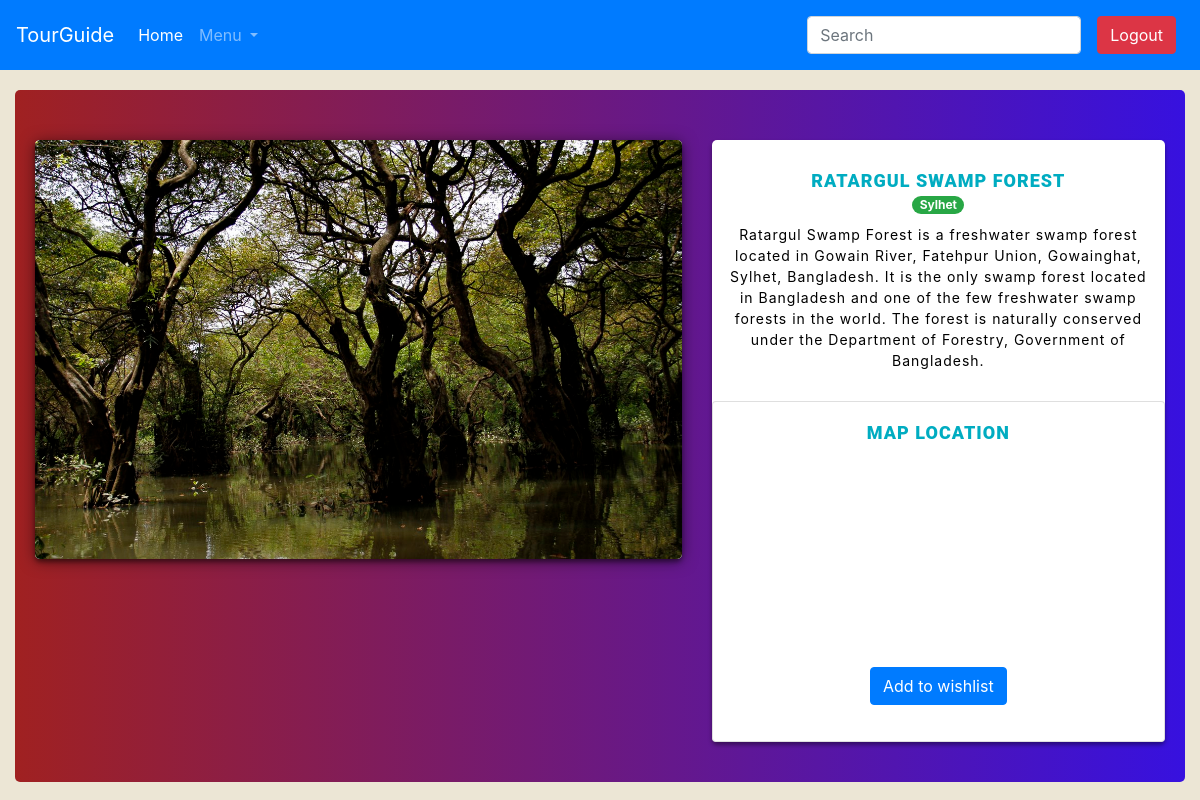
Page /singlepage.php?exploreid=1 (signed in) on the committed database.
### tables this page shows
CREATE TABLE `division` (
  `place_id` int(100) NOT NULL,
  `place_division` varchar(1000) NOT NULL,
  `place_name` varchar(1000) NOT NULL,
  `place_address` varchar(1000) NOT NULL,
  `place_log` varchar(1000) NOT NULL,
  `place_lat` varchar(1000) NOT NULL,
  `place_image` varchar(1000) NOT NULL,
  `place_description` varchar(1000) NOT NULL
);

### singlepage.php (the view, shortened to what this page needs)
<?php
include 'Php_connections/Database_Connection.php';
?>
<html>
    <head>
        <link rel="stylesheet" href="https://maxcdn.bootstrapcdn.com/bootstrap/4.5.2/css/bootstrap.min.css">
   <link rel="stylesheet" href="https://use.fontawesome.com/releases/v5.7.0/css/all.css"
>
   <link rel="stylesheet" href="https://maxcdn.bootstrapcdn.com/bootstrap/4.0.0/css/bootstrap.min.css"
>
        <link rel="stylesheet" href="singlepage.css">
        <link rel="stylesheet" href="searchstyle.css">
    </head>
    <body>
    <nav class="navbar navbar-expand-lg navbar-dark bg-primary">
       <a class="navbar-brand" href="HomePage.html">TourGuide</a>
       <div class="collapse navbar-collapse" id="navbarSupportedContent">
           <ul class="navbar-nav mr-auto">
               <li class="nav-item active">
                   <a class="nav-link" href="exploreBydivision.php">Home <span class="sr-only">(current)</span></a>
               </li>
               <li class="nav-item dropdown">
                   <a class="nav-link dropdown-toggle" href="#" id="navbarDropdown" role="button"
                       data-toggle="dropdown" aria-haspopup="true" aria-expanded="false">
                       Menu
                   </a>
               </li>
           </ul>
           <form class="form-inline my-2 my-lg-0">
        <input class="form-control mr-sm-2" onkeyup="showResult(this.value)" type="search" placeholder="Search" aria-label="Search">
      </form>
           <ul class="navbar-nav p-2">
               <li class="nav-item">
                   <a href="logout.php" class="btn btn-danger my-2 my-sm-0" type="submit">Logout</a>
               </li>
           </ul>
       </div>
   </nav>
     <main>
     <div class="container">
     <?php
        $exploreid=$_GET['exploreid'];
        $s="SELECT *FROM division WHERE place_id = '$exploreid' ";
        $result = mysqli_query($conn, $s);
               if (mysqli_num_rows($result) > 0) {
               $row = mysqli_fetch_assoc($result) ;
                $placename = $row['place_name'];
                $placedes = $row['place_description'];
                $placedivision = $row['place_division'];
               }
        ?>
      <div id="cards_landscape_wrap-2">
       <div class="container">
           <div class="row">
               <div class="col-xs-12 col-sm-12 col-md-12 col-lg-7">
                   <a href="">
                       <div class="card-flyer">
                           <div class="text-box">
                               <div class="image-box">
                                   <img src="admin/<?php echo $row['place_image'];?>" alt="" />
                               </div>
                           </div>
                       </div>
                   </a>
               </div>
               <div class="col-xs-12 col-sm-12 col-md-12 col-lg-5">
                   <a href="">
                       <div class="card-flyer">
                           <div class="text-box">
                               <div class="text-container">
                                   <h6><?php echo $placename; ?></h6>
                                   <span class="badge badge-pill badge-success"><?php echo $placedivision;?> </span>
                                   <p><?php echo $placedes;?></p>
                               </div>
                               <div class="card">
                                   <div class="card-body text-center">
                                       <h6 class="mb-3">Map Location</h6>
                                       <div id="googleMap" style="width:100%;height:200px;"></div>
                                       <?php
                                       $user = $_SESSION['login'];
                                        $check_explore=mysqli_query($conn," SELECT * FROM wishlist WHERE user_id ='$user' AND explore_id='$exploreid' ");
                                        if (mysqli_num_rows($check_explore) > 0)
                                        {
                                            ?>
                                            <div class="alert alert-success mt-2">
                                                <strong>This place is added to your wishlist!</strong> <a href="profile.php" class="alert-link">Check your wishlist.</a>.
                                            </div>
                                        <?php
                                        }
                                        else {
                                       ?>
                                        <form method="post" action="addtowishlist.php" name="form">
                                       <button type="submit" class="btn btn-primary mt-2">Add to wishlist</button>
                                       </form>
                                       <?php
                                       }
                                       ?>
                                   </div>
                               </div>
                           </div>
                       </div>
                   </a>
               </div>
           </div>
       </div>
   </div>
     </div>
     </main>
    </body>
</html>

### singlepage.css (style rules this page uses)
body { background-color:#ece6d5 ; }
.container { max-width: 1550px; }
#cards_landscape_wrap-2 .container { margin-top: 20px; padding-bottom: 40px; padding-left: 20px; padding-right: 20px; background-image: linear-gradient(to right, rgb(160, 33, 33) , rgb(55, 17, 223)); border-radius: 5px; }
#cards_landscape_wrap-2 a { text-decoration: none; outline: none; }
#cards_landscape_wrap-2 .card-flyer { border-radius: 5px; }
#cards_landscape_wrap-2 .card-flyer .image-box { background: #ffffff; overflow: hidden; box-shadow: 0px 2px 15px rgba(0, 0, 0, 0.50); border-radius: 5px; }
#cards_landscape_wrap-2 .card-flyer .image-box img { -webkit-transition:all .9s ease; -moz-transition:all .9s ease; -o-transition:all .9s ease; -ms-transition:all .9s ease; width: 100%; height: auto; }
#cards_landscape_wrap-2 .card-flyer .text-box { text-align: center; }
#cards_landscape_wrap-2 .card-flyer .text-box .text-container { padding: 30px 18px; }
#cards_landscape_wrap-2 .card-flyer { background: #FFFFFF; margin-top: 50px; -webkit-transition: all 0.2s ease-in; -moz-transition: all 0.2s ease-in; -ms-transition: all 0.2s ease-in; -o-transition: all 0.2s ease-in; transition: all 0.2s ease-in; box-shadow: 0px 3px 4px rgba(0, 0, 0, 0.40); }
#cards_landscape_wrap-2 .card-flyer .text-box p { margin-top: 10px; margin-bottom: 0px; padding-bottom: 0px; font-size: 14px; letter-spacing: 1px; color: #000000; }
#cards_landscape_wrap-2 .card-flyer .text-box h6 { margin-top: 0px; margin-bottom: 4px; font-size: 18px; font-weight: bold; text-transform: uppercase; font-family: 'Roboto Black', sans-serif; letter-spacing: 1px; color: #00acc1; }

### rows in the picture
division: place_image (picture), place_name "RATARGUL SWAMP FOREST", place_division "Sylhet", place_description "Ratargul Swamp Forest is a freshwater swamp forest located in Gowain River, Fatehpur Union, Gowainghat, Sylhet, Bangladesh. It is the only swamp forest located in Bangladesh and one of the few freshwater swamp forests in the world. The forest is naturally conserved under the Department of Forestry, Government of Bangladesh."
